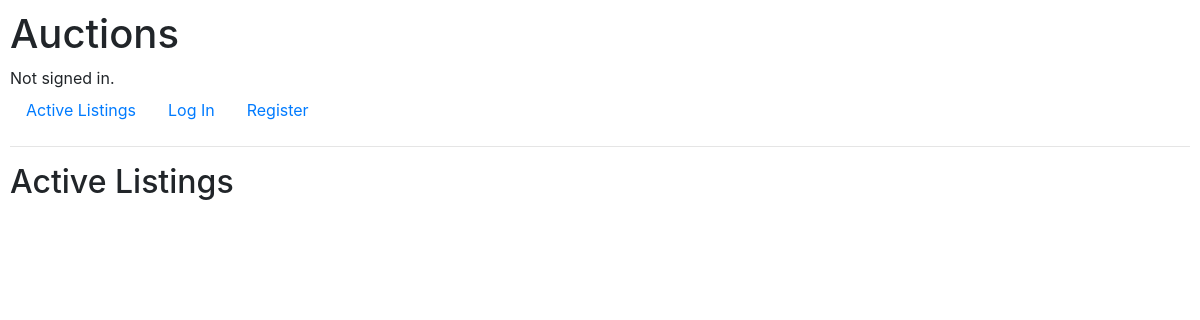
Before: / with the older database file.
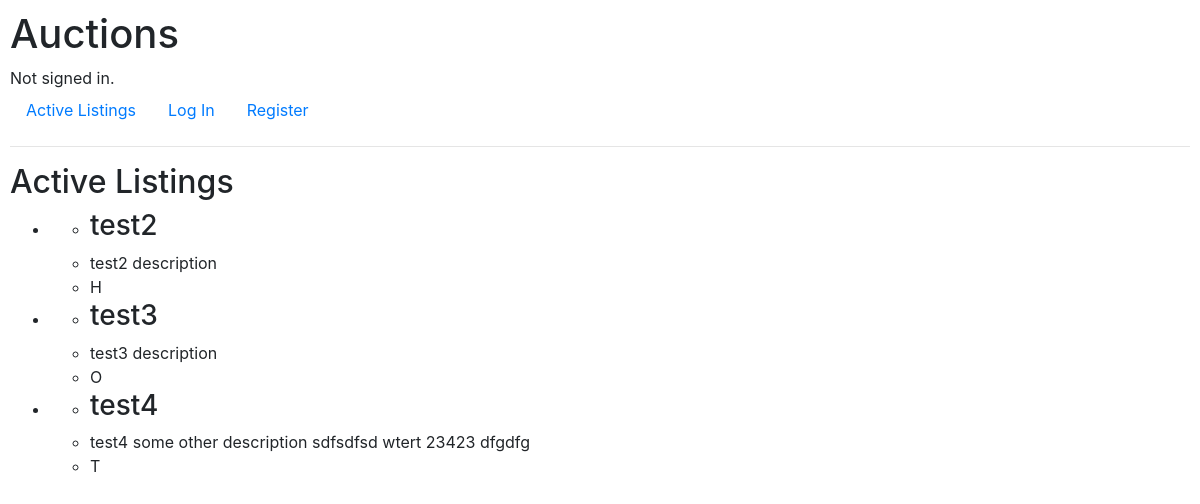
After: the same page with the newer database file.
### auctions/models.py (models this page shows)
class Listing(models.Model):
    CATEGORIES = [
        ('H', 'Home'),
        ('F', 'Fashion'),
        ('T', 'Toys'),
        ('E', 'Electronics'),
        ('O', 'Other')
    ]
    title = models.CharField(max_length=64)
    description = models.TextField()
    category = models.CharField(max_length=1, choices=CATEGORIES)

### auctions/views.py (the view)
# urls.py: path("", views.index, name="index"),
def index(request):
    listings = Listing.objects.all()
    return render(request, "auctions/index.html", {
        "listings": listings
    })

### auctions/templates/auctions/index.html
{% extends "auctions/layout.html" %}
{% block body %}
    <h2>Active Listings</h2>
    <ul>
        {% for listing in listings %}
        <li>
            <ul>
                <li><h3>{{listing.title}}</h3></li>
                <li>{{listing.description}}</li>
                <li>{{listing.category}}</li>
            </ul>
        </li>
        {% endfor %}
    </ul>
{% endblock %}

### auctions/templates/auctions/layout.html (shortened to what this page needs)
{% load static %}
<!DOCTYPE html>
<html lang="en">
    <head>
        <link rel="stylesheet" href="https://stackpath.bootstrapcdn.com/bootstrap/4.4.1/css/bootstrap.min.css">
        <link href="{% static 'auctions/styles.css' %}" rel="stylesheet">
    </head>
    <body>
        <h1>Auctions</h1>
        <div>
            {% if user.is_authenticated %}
                Signed in as <strong>{{ user.username }}</strong>.
            {% else %}
                Not signed in.
            {% endif %}
        </div>
        <ul class="nav">
            <li class="nav-item">
                <a class="nav-link" href="{% url 'index' %}">Active Listings</a>
            </li>
            {% if user.is_authenticated %}
                <li class="nav-item">
                    <a class="nav-link" href="{% url 'listing' %}">Create Listing</a>
                </li>
                <li class="nav-item">
                    <a class="nav-link" href="{% url 'logout' %}">Log Out</a>
                </li>
            {% else %}
                <li class="nav-item">
                    <a class="nav-link" href="{% url 'login' %}">Log In</a>
                </li>
                <li class="nav-item">
                    <a class="nav-link" href="{% url 'register' %}">Register</a>
                </li>
            {% endif %}
        </ul>
        <hr>
        {% block body %}
        {% endblock %}
    </body>
</html>

### auctions/static/auctions/styles.css (style rules this page uses)
body { padding: 10px; }

Changed rows visible on the page:
added Listing: title "test2", description "test2 description", category "H"
added Listing: title "test3", description "test3 description", category "O"
added Listing: title "test4", description "test4 some other description sdfsdfsd wtert 23423 dfgdfg", category "T"
